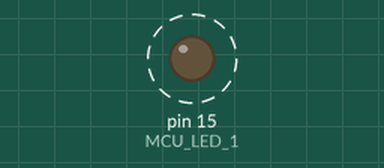
Simulated run of this sketch. Board: Arduino Uno, built with avr-gcc and run on an emulated ATmega328P. On the bench: output pins drawn as LEDs (lit = HIGH). Dashed ring = blinking.

Above: at 0.1 s.
Timing chart, 0 to 3.0 s (numbered marks = the images above):
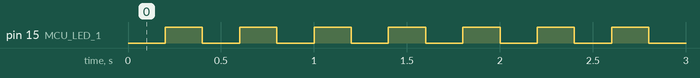

Measured:
- by itself, pin 15 (MCU_LED_1): alternates HIGH for 0.20 s and LOW for 0.20 s

The sketch:

timer3_test.ino
```cpp
#include <TimerThree.h>

#define MCU_LED_1   15

void configureTimer3(){
  Timer3.attachInterrupt(timer3_OISR);
  Timer3.initialize(200000);
  Timer3.stop();
}

void timer3_OISR(){
    digitalWrite(MCU_LED_1, digitalRead(MCU_LED_1) ^ 1);
}


void setup() {
  pinMode(MCU_LED_1,OUTPUT);
  digitalWrite(MCU_LED_1,LOW);
  configureTimer3();
  Timer3.restart();

}

void loop() {
  // put your main code here, to run repeatedly:

}
```
